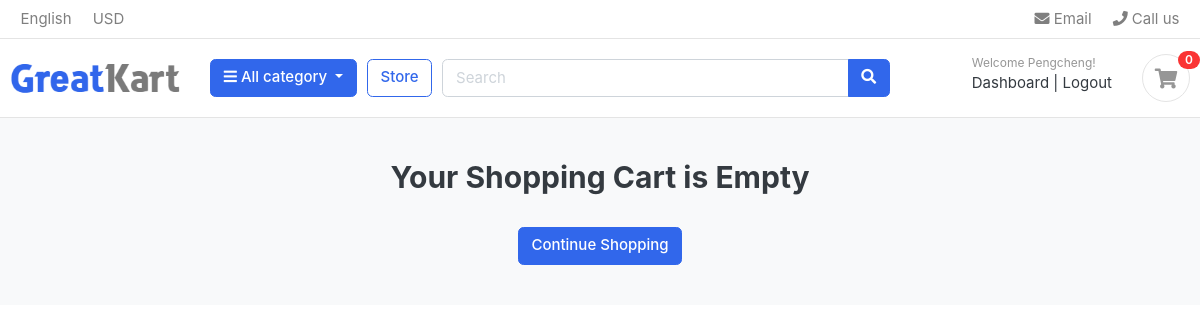
The app's page /cart/ (signed in), older data.
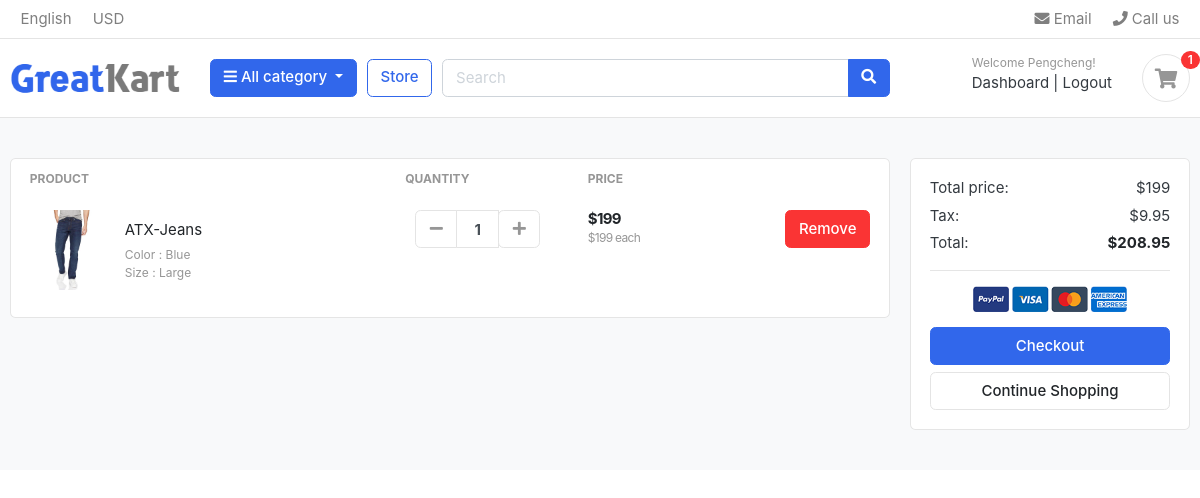
The same page, newer data.
### accounts/models.py (models this page shows, shortened)
class Account(AbstractBaseUser):
    first_name = models.CharField(max_length=50)
    last_name = models.CharField(max_length=50)
    username = models.CharField(max_length=50, unique=True)
    email = models.EmailField(max_length=100, unique=True)
    phone_number = models.CharField(max_length=50)
    date_joined = models.DateTimeField(auto_now_add=True)
    last_login = models.DateTimeField(auto_now_add=True)
    is_admin = models.BooleanField(default=False)
    is_staff = models.BooleanField(default=False)
    is_active = models.BooleanField(default=False)
    is_superadmin = models.BooleanField(default=False)
    USERNAME_FIELD = 'email'
    REQUIRED_FIELDS = ['username', 'first_name', 'last_name']
    objects = MyAccountManager()

### carts/models.py (models this page shows, shortened)
class CartItem(models.Model):
    user = models.ForeignKey(Account, on_delete=models.CASCADE, null=True)
    product = models.ForeignKey(Product, on_delete=models.CASCADE)
    variations = models.ManyToManyField(Variation, blank=True)
    cart = models.ForeignKey(Cart, on_delete=models.CASCADE,null=True)
    quantity = models.IntegerField()
    is_active = models.BooleanField(default=True)
    def sub_total(self):
        return self.quantity * self.product.price

### store/models.py (models this page shows, shortened)
class Product(models.Model):
    product_name = models.CharField(max_length=200, unique=True)
    slug = models.SlugField(max_length=200, unique=True)
    description = models.TextField(max_length=500, unique=True)
    price = models.IntegerField()
    images = models.ImageField(upload_to='photos/products') #in media folder
    stock = models.IntegerField()
    is_available = models.BooleanField(default=True)
    category = models.ForeignKey(Category, on_delete=models.CASCADE)
    created_date = models.DateTimeField(auto_now_add=True) #created time, not able to change
    modified_date = models.DateTimeField(auto_now=True) #changed when updated
    def get_url(self):
        return reverse('product_detail',args=[self.category.slug, self.slug])

class Variation(models.Model):
    product = models.ForeignKey(Product, on_delete=models.CASCADE)
    variation_category = models.CharField(max_length=100,choices=variation_choices)
    variation_value = models.CharField(max_length=100)
    is_active = models.BooleanField(default=True)
    created_date = models.DateTimeField(auto_now=True)
    objects = VariationManager()

### carts/views.py (the view)
# urls.py: path('', views.cart, name='cart'),
def cart(request, total=0, quantity=0,cart_item=None):
    try:
        tax = 0
        grand_total = 0
        if request.user.is_authenticated:
            cart_items = CartItem.objects.filter(user=request.user, is_active=True)
        else:
            cart = Cart.objects.get(cart_id=_cart_id(request))
            cart_items = CartItem.objects.filter(cart=cart, is_active=True)
        for cart_item in cart_items:
            total += (cart_item.product.price * cart_item.quantity)
            quantity += cart_item.quantity
        tax = (5* total)/100
        grand_total = total + tax
    except ObjectDoesNotExist:
        pass
    context = {
        'total' : total,
        'quantity': quantity,
        'cart_items' : cart_items,
        'tax':tax,
        'grand_total':grand_total,
    }
    return render(request, 'store/cart.html',context)

### carts/context_processors.py (called while the page is built)
def counter(request):
    cart_count = 0
    if 'admin' in request.path:
        return {}
    else:
        try:
            cart = Cart.objects.filter(cart_id = _cart_id(request))
            if request.user.is_authenticated:
                cart_items = CartItem.objects.all().filter(user=request.user)
            else:
                cart_items = CartItem.objects.all().filter(cart = cart[:1])
            for cart_item in cart_items:
                cart_count += cart_item.quantity
        except Cart.DoesNotExist:
            cart_count = 0
    return dict(cart_count = cart_count)

### carts/views.py (called while the page is built)
def _cart_id(request):
    cart = request.session.session_key
    if not cart:
        cart = request.session.create()
    return cart

### category/context_processors.py (called while the page is built)
def menu_links(request):
    links = Category.objects.all()
    return dict(links = links)

### category/models.py (called while the page is built)
    def get_url(self):
        return reverse('products_by_category', args=[self.slug])

### templates/store/cart.html (shortened to what this page needs)
{% extends 'base.html' %}
{% load static%}
{% block content %}
<section class="section-content padding-y bg">
    <div class="container">
    {% if not cart_items %}
    <h2 class='text-center'>Your Shopping Cart is Empty</h2>
    <div class='text-center'>
    <br>
        <a href="{% url 'store' %}" class='btn btn-primary'>Continue Shopping</a>
</div>
    {% else %}
    <div class="row">
        <aside class="col-lg-9">
    <div class="card">
    <table class="table table-borderless table-shopping-cart">
    <thead class="text-muted">
    <tr class="small text-uppercase">
      <th scope="col">Product</th>
      <th scope="col" width="120">Quantity</th>
      <th scope="col" width="120">Price</th>
      <th scope="col" class="text-right" width="200"> </th>
    </tr>
    </thead>
    <tbody>
        {% for cart_item in cart_items %}
    <tr>
        <td>
            <figure class="itemside align-items-center">
                <div class="aside"><img src="{{cart_item.product.images.url}}" class="img-sm"></div>
                <figcaption class="info">
                    <a href="{{ cart_item.product.get_url }}" class="title text-dark">{{cart_item.product.product_name}}</a>
                    <p class="text-muted small">
                        {% if cart_item.variations.all %}
                            {% for item in cart_item.variations.all %}
                                {{ item.variation_category | capfirst }} : {{item.variation_value | capfirst}} <br>
                            {% endfor %}
                        {% endif %}
                    </p>
                </figcaption>
            </figure>
        </td>
        <td>
                        <div class="col">
                            <div class="input-group input-spinner">
                                <div class="input-group-prepend">
                                <a href="{% url 'remove_cart' cart_item.product.id cart_item.id %}" class="btn btn-light" type="button" id="button-plus"> <i class="fa fa-minus"></i> </a>
                                </div>
                                <input type="text" class="form-control"  value="{{cart_item.quantity}}">
                                <div class="input-group-append">
                                <form action='{% url 'add_cart' cart_item.product.id %}' method='POST'>
                                    <button class="btn btn-light" type="submit" id="button-minus"> <i class="fa fa-plus"></i> </button>
                                </form>
                            </div>
                            </div>
                        </div>
        </td>
        <td>
            <div class="price-wrap">
                <var class="price">${{cart_item.sub_total}}</var>
                <small class="text-muted"> ${{cart_item.product.price}} each </small>
            </div>
        </td>
        <td class="text-right">
        <a href="{% url 'remove_cart_item' cart_item.product.id cart_item.id %}" onclick="return confirm('Are you Sure')" class="btn btn-danger"> Remove</a>
        </td>
    </tr>
    {% endfor %}
    </tbody>
    </table>
    </div>
        </aside>
        <aside class="col-lg-3">
            <div class="card">
            <div class="card-body">
                <dl class="dlist-align">
                  <dt>Total price:</dt>
                  <dd class="text-right">${{total}}</dd>
                </dl>
                <dl class="dlist-align">
                  <dt>Tax:</dt>
                  <dd class="text-right"> ${{tax}}</dd>
                </dl>
                <dl class="dlist-align">
                  <dt>Total:</dt>
                  <dd class="text-right text-dark b"><strong>${{grand_total}}</strong></dd>
                </dl>
                <hr>
                <p class="text-center mb-3">
                    <img src="{% static './images/misc/payments.png'%}" height="26">
                </p>
                <a href="{% url 'checkout' %}" class="btn btn-primary btn-block"> Checkout </a>
                <a href="{% url 'store' %}" class="btn btn-light btn-block">Continue Shopping</a>
            </div>
            </div>
    </aside>
    </div>
    {% endif %}
    </div>
    </section>
{% endblock content %}

### templates/base.html (shortened to what this page needs)
{% load static %}
<!DOCTYPE HTML>
<html lang="en">
<head>
<link href="{% static 'css/bootstrap.css' %}" rel="stylesheet" type="text/css"/>
<link href="{% static 'fonts/fontawesome/css/all.min.css' %}" type="text/css" rel="stylesheet">
<link href="{% static 'css/ui.css' %}" rel="stylesheet" type="text/css"/>
<link href="{% static 'css/responsive.css' %}" rel="stylesheet" media="only screen and (max-width: 1200px)" />
</head>
<body>
    {% include 'includes/navbar.html' %}
    {% block content %}
    {% endblock %}

### templates/includes/navbar.html (shortened to what this page needs)
{% load static %}
<header class="section-header">
    <nav class="navbar p-md-0 navbar-expand-sm navbar-light border-bottom">
    <div class="container">
      <div class="collapse navbar-collapse" id="navbarTop4">
        <ul class="navbar-nav mr-auto">
            <li class="nav-item dropdown">
                 <a href="#" class="nav-link">   English </a>
            </li>
            <li class="nav-item dropdown">
                <a href="#" class="nav-link"> USD </a>
            </li>
        </ul>
        <ul class="navbar-nav">
            <li><a href="#" class="nav-link"> <i class="fa fa-envelope"></i> Email </a></li>
            <li><a href="#" class="nav-link"> <i class="fa fa-phone"></i> Call us </a></li>
        </ul>
      </div>
    </div>
    </nav>
    <section class="header-main border-bottom">
        <div class="container">
    <div class="row align-items-center">
        <div class="col-lg-2 col-md-3 col-6">
            <a href="{% url 'home'%}" class="brand-wrap">
                <img class="logo" src="{% static './images/logo.png' %}">
            </a>
        </div>
        <div class="col-lg col-sm col-md col-6 flex-grow-0">
            <div class="category-wrap dropdown d-inline-block float-right">
                <button type="button" class="btn btn-primary dropdown-toggle" data-toggle="dropdown">
                    <i class="fa fa-bars"></i> All category
                </button>
            </div>
        </div>
        <a href="{% url 'store' %}" class="btn btn-outline-primary">Store</a>
        <div class="col-lg  col-md-6 col-sm-12 col">
            <form action="{% url 'search' %}" class="search" method='GET'>
                <div class="input-group w-100">
                    <input type="text" class="form-control" style="width:60%;" placeholder="Search" name="keyword">
                    <div class="input-group-append">
                      <button class="btn btn-primary" type="submit">
                        <i class="fa fa-search"></i>
                      </button>
                    </div>
                </div>
            </form>
        </div>
        <div class="col-lg-3 col-sm-6 col-8 order-2 order-lg-3">
                    <div class="d-flex justify-content-end mb-3 mb-lg-0">
                        {% if user.id is None %}
                        <div class="widget-header">
                            <small class="title text-muted">Welcome guest!</small>
                            <div>
                                <a href="{% url 'login'%}">Sign in</a> <span class="dark-transp"> | </span>
                                <a href="{% url 'register' %}"> Register</a>
                            </div>
                        </div>
                        {% else %}
                        <div class="widget-header">
                            <small class="title text-muted">Welcome {{user.first_name}}!</small>
                            <div>
                                <a href="#">Dashboard</a> <span class="dark-transp"> | </span>
                                <a href="{% url 'logout' %}"> Logout </a>
                            </div>
                        </div>
                        {% endif %}
                        <a href="{% url 'cart' %}" class="widget-header pl-3 ml-3">
                            <div class="icon icon-sm rounded-circle border"><i class="fa fa-shopping-cart"></i></div>
                            <span class="badge badge-pill badge-danger notify">{{cart_count}}</span>
                        </a>
                    </div>
                </div>
    </div>
        </div>
    </section>
    </header>

### static/css/ui.css (style rules this page uses)
html { font-family: "Inter", sans-serif; font-size: 15px; }
.price-wrap { letter-spacing: -0.7px; }
.icon-xs, .icon-sm, .icon-md, .icon-lg { display: inline-block; text-align: center; flex-shrink: 0; flex-grow: 0; }
.icon-sm { width: 48px; height: 48px; line-height: 48px !important; font-size: 20px; }
.img-xs, .img-sm, .img-md, .img-lg { -o-object-fit: cover; object-fit: cover; flex-shrink: 0; flex-grow: 0; }
.img-sm { width: 80px; height: 80px; }
.padding-y { padding-top: 40px; padding-bottom: 40px; }
var { font-style: normal; }
figure { margin-bottom: 0; }
.bg { background-color: #f8f9fa; }
.b { font-weight: 600; }
p:last-child { margin-bottom: 0; }
.header-main { position: relative; padding-top: 1rem; padding-bottom: 1rem; }
.brand-wrap .logo, .navbar-brand .logo { margin-right: 7px; max-height: 42px; display: inline-block; }
.widget-header { display: inline-block; vertical-align: middle; position: relative; }
.widget-header a { color: #343a40; }
.widget-header i { color: #969696; }
.widget-header .title { display: block; }
.widget-header .notify { position: absolute; top: -3px; right: -10px; }
.btn-light { background-color: #fff; border-color: #e4e4e4; }
.btn-light i { color: #969696; }
.itemside { position: relative; display: flex; width: 100%; }
.itemside .aside { position: relative; flex-shrink: 0; }
.itemside .info { padding-left: 15px; padding-right: 7px; }
.itemside p { margin-bottom: 0; }
.itemside .title { display: block; margin-bottom: 5px; color: #212529; }
[class*=dlist-] { margin-bottom: 5px; }
[class*=dlist-] dd { margin-bottom: 0; }
.dlist-align { display: flex; }
.dlist-align dt { width: 150px; word-wrap: break-word; font-weight: normal; }
.dlist-align dd { flex-grow: 1; }
.notify { position: absolute; top: -4px; right: -10px; display: inline-block; padding: 0.25em 0.6em; font-size: 12px; line-height: 1; text-align: center; border-radius: 3rem; color: #fff; background-color: #fa3434; }
.price { font-weight: 600; color: #212529; }
.input-spinner { width: 125px; flex-wrap: nowrap; display: inline-flex; vertical-align: middle; }
.input-spinner input.form-control { text-align: center; max-width: 46px; font-weight: bold; flex-basis: 46px; border-color: #e4e4e4; flex-grow: 0; }
.input-spinner .btn { width: 42px; text-align: center; padding-left: 0.5rem; padding-right: 0.5rem; }
.table-shopping-cart.table td, .table-shopping-cart.table th { padding-left: 1.25rem; padding-right: 1.25rem; }
.table-shopping-cart .price-wrap { line-height: 1.2; }
.table-shopping-cart .price { font-weight: bold; margin-right: 5px; display: block; }

Row changes from the older to the newer data that the page shows:
added CartItem: product.images (picture), product.product_name "ATX-Jeans", quantity "1", sub_total "199", product.price "199"
now on this page (row unchanged): Variation: variation_category "Color", variation_value "Blue"
now on this page (row unchanged): Variation: variation_category "Size", variation_value "Large"
Text that changed along with them:
{{ cart_count }}: "0" → "1"
{{ total }}: (not shown) → "199"
{{ tax }}: (not shown) → "9.95"
{{ grand_total }}: (not shown) → "208.95"
text no longer shown: "Your Shopping Cart is Empty"
text now shown: "PRODUCT QUANTITY PRICE Total price: $ Tax: $ Total: $ Checkout"
